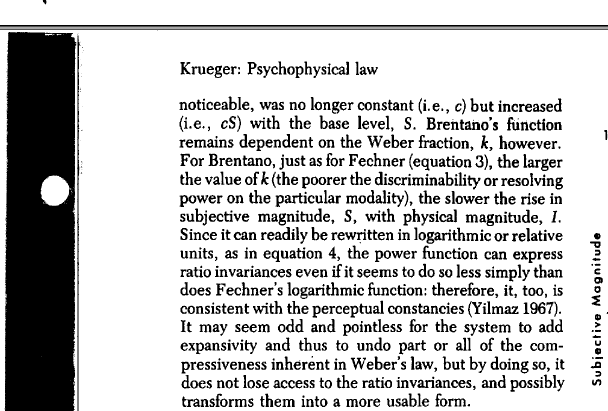
#> input picture HW2/textsample.tif, 1216 x 821 px (shown at 1/2 size)
$ python HW2_Q2.py
#> lines starting #> are read from the running program, lines starting #| are printed output that depends on the picture; after the words box and inside, x2 and y2 are one past the last pixel; in counts of white or black regions, pixels touching at a corner belong together
# S. Terrab - CSCI 507 Computer Vision - Fall 2020
# Homework 2 - Question 2
#
# Using the method of normalized cross-correlation, find all instances of the letter ``a"
# in the image ``textsample.tif". To do this, first extract a template subimage $w(x,y)$
# of an example of the letter ``a". Then match this template to the image
# (you can use OpenCV's ``matchTemplate" function).
# Find local peaks in the correlation scores image.
# Then threshold these peaks (you will have to experiment with the threshold) so that
# you get 1's where there are ``a"s and nowhere else. You can use OpenCV's
# ``connectedComponentsWithStats" function to extract the centroid of the peaks.
# Take the locations found and draw a box (or some type of marker) overlay on the original
# image showing the locations of the ``a"s. Your program should also count the number of detected ``a"s.

import cv2
import sys
import numpy as np


# Mouse callback function. Appends the x,y location of mouse click to a list.
def get_xy(event, x, y, flags, param):
    if event == cv2.EVENT_LBUTTONDOWN:
        #print(x, y)
        Position.append((x,y))

    return Position

def main():
    # Read image file
    image = cv2.imread('textsample.tif')
#> image is the input picture: shape (821, 1216, 3); min 0, max 255, mean 199.6
    width = image.shape[1]
#> width = 1216
    height = image.shape[0]
#> height = 821
    scores_image = np.zeros((height, width))

    # [6 lines of commented-out code are left out]

    Position = np.array([685, 141])
    halfwidth_of_template = 8
    template = image[Position[1]-halfwidth_of_template:Position[1]+halfwidth_of_template, Position[0]-halfwidth_of_template:Position[0]+halfwidth_of_template]
    cv2.imshow("Template", template)
    cv2.imwrite("HW2_Q2_" + "template.jpg", template)

    # Template Matching for multiple Objects, referenced from:
    # https://opencv-python-tutroals.readthedocs.io/en/latest/py_tutorials/py_imgproc/py_template_matching/py_template_matching.html
    C = cv2.matchTemplate(image, template, cv2.TM_CCOEFF_NORMED)
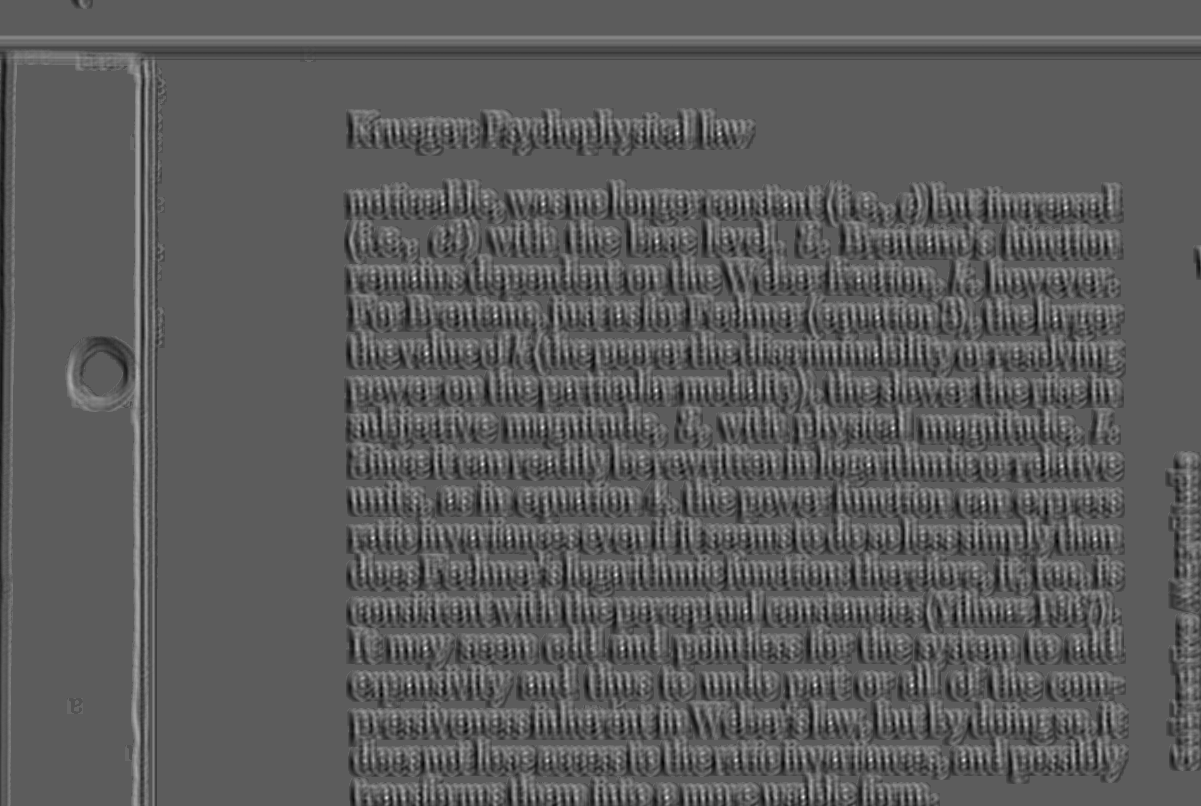
#> C: shape (806, 1201) float32; min -0.572, max 1, mean 0.000592; drawn with min black and max white
    threshold = 0.7
    x_locations, y_locations = np.where(C >= threshold)
#> x_locations = 101 values from 133 to 798; y_locations = 101 values, max 1095 at index 66, min 372 at index 60, mean 708.5
    for i in range(len(x_locations)):
        cv2.rectangle(image, (y_locations[i], x_locations[i]),
                      (y_locations[i] + 2*halfwidth_of_template, x_locations[i] + 2* halfwidth_of_template),
                      [0, 255, 0], thickness=2)
        scores_image[x_locations[i],y_locations[i]]= 255
#> this loop made 101 passes
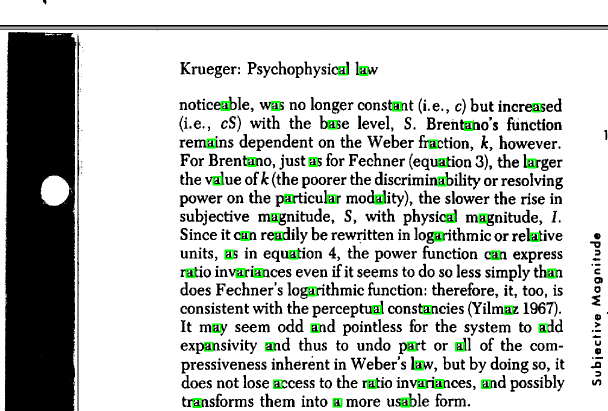
#> image: shape (821, 1216, 3) (shown at 1/2 size); 1.14% of pixels changed, all inside (x1, y1, x2, y2) = (371, 132, 1113, 816)
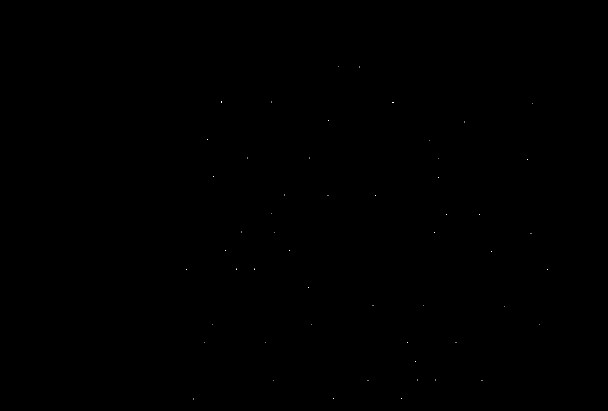
#> scores_image: shape (821, 1216) float64 (shown at 1/2 size); 0.01% white in thin lines or dots, all inside (x1, y1, x2, y2) = (372, 133, 1096, 799)
    cv2.imshow("Image with Detected Location of Letter 'a'", image)
    cv2.imwrite("HW2_Q2_" + "letter_a.jpg", image)
    cv2.imshow("Locations of Letter 'a' in Image", scores_image)
    cv2.imwrite("HW2_Q2_" + "scores.jpg", scores_image)
    cv2.waitKey(0)

    # Using Connected Components to Count the number of "a"s:
    _, binary_image = cv2.threshold(scores_image, thresh=0, maxval=255, type=cv2.THRESH_BINARY)
    num_labels, labels = cv2.connectedComponents(binary_image.astype(np.uint8))
#> labels: shape (821, 1216) int32; 54 distinct labels, from 0 to 53
#> num_labels = 54
    print('The number of detected "a"s is: ' + str(num_labels))
#| The number of detected "a"s is: 54

if __name__ == "__main__":
    main()
